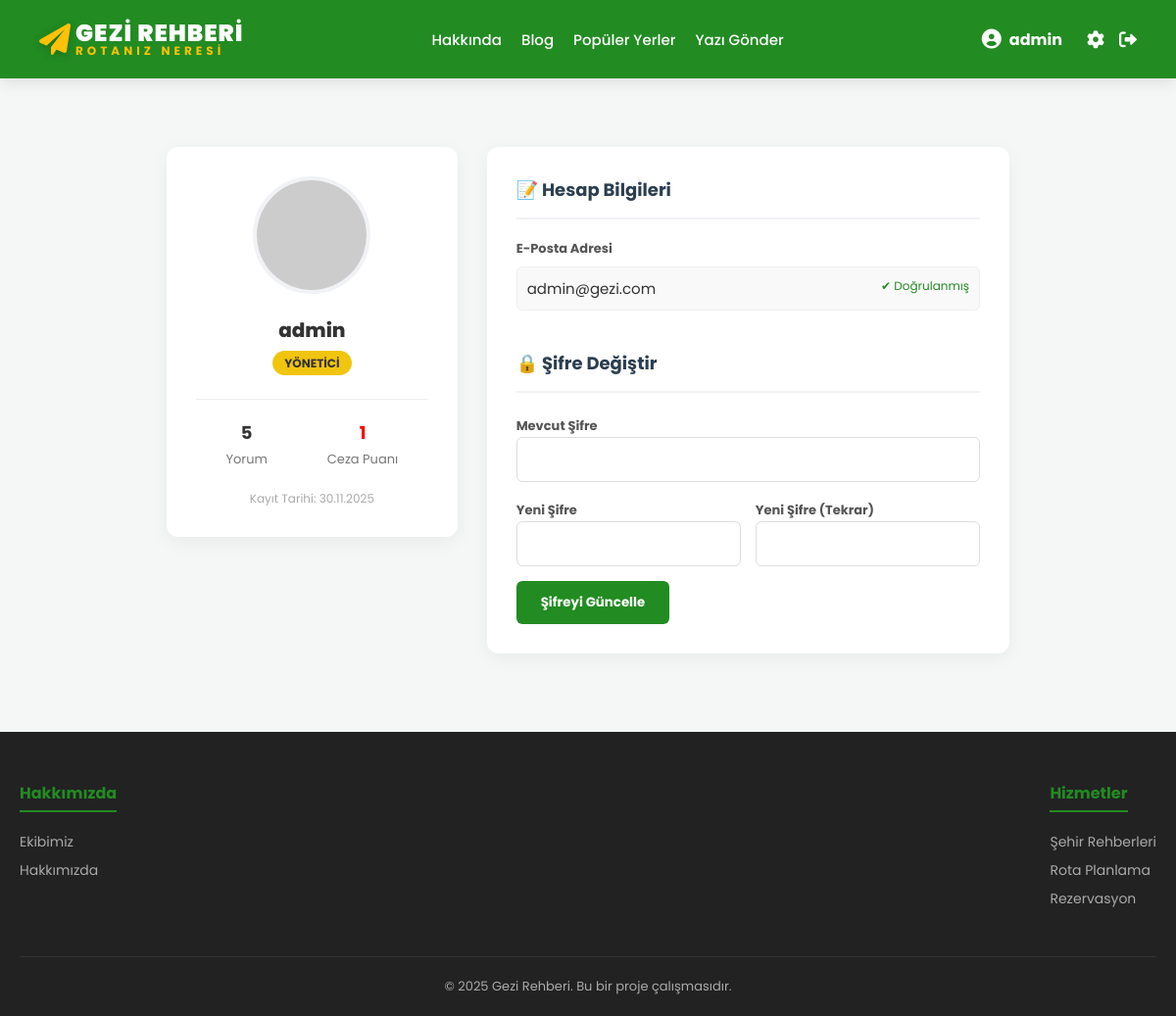
The page /profil.php (signed in) on the database its author committed.
### tables this page shows
CREATE TABLE `kullanicilar` (
  `id` int(11) NOT NULL,
  `kullanici_adi` varchar(50) NOT NULL,
  `email` varchar(100) NOT NULL,
  `sifre` varchar(255) NOT NULL,
  `rol` enum('admin','uye') DEFAULT 'uye',
  `kayit_tarihi` datetime DEFAULT current_timestamp(),
  `ceza_puani` int(11) DEFAULT 0,
  `hesap_durumu` enum('aktif','askida') DEFAULT 'aktif',
  `dogrulama_kodu` varchar(100) DEFAULT NULL,
  `dogrulama_durumu` tinyint(1) DEFAULT 0,
  `sifirlama_kodu` varchar(100) DEFAULT NULL
);

### profil.php (the view, shortened to what this page needs)
<?php
include 'includes/header.php';
$user_id = $_SESSION['user_id'];
$stmt = $db->prepare("SELECT * FROM kullanicilar WHERE id = ?");
$stmt->execute([$user_id]);
$user = $stmt->fetch(PDO::FETCH_ASSOC);
$yorum_sayisi = $db->query("SELECT COUNT(*) FROM yorumlar WHERE uye_id = $user_id")->fetchColumn();
?>
<div class="profile-wrapper">
    <div class="profile-card">
        <img src="https://ui-avatars.com/api/?name=<?php echo $user['kullanici_adi']; ?>&background=228B22&color=fff&size=150" class="avatar-img">
        <h2 class="user-title"><?php echo htmlspecialchars($user['kullanici_adi']); ?></h2>
        <?php if($user['rol'] == 'admin'): ?>
            <span class="user-role admin-role">Yönetici</span>
        <?php else: ?>
            <span class="user-role">Gezgin Üye</span>
        <?php endif; ?>
        <div class="stats-row">
            <div class="stat-item">
                <strong><?php echo $yorum_sayisi; ?></strong>
                <span>Yorum</span>
            </div>
            <div class="stat-item">
                <strong style="color: <?php echo $user['ceza_puani'] > 0 ? 'red' : '#333'; ?>">
                    <?php echo $user['ceza_puani']; ?>
                </strong>
                <span>Ceza Puanı</span>
            </div>
        </div>
        <div style="margin-top:20px; font-size:12px; color:#aaa;">
            Kayıt Tarihi: <?php echo date("d.m.Y", strtotime($user['kayit_tarihi'] ?? 'now')); ?>
        </div>
    </div>
    <div class="settings-card">
        <h3 class="section-title">📝 Hesap Bilgileri</h3>
        <div class="info-group">
            <label>E-Posta Adresi</label>
            <div class="info-value">
                <?php echo htmlspecialchars($user['email']); ?>
                <?php if($user['dogrulama_durumu'] == 1): ?>
                    <span style="color:#228B22; font-size:12px; float:right;">✔ Doğrulanmış</span>
                <?php else: ?>
                    <span style="color:#e74c3c; font-size:12px; float:right;">❌ Doğrulanmamış</span>
                <?php endif; ?>
            </div>
        </div>
        <h3 class="section-title" style="margin-top:40px;">🔒 Şifre Değiştir</h3>
        <form method="POST">
            <label style="font-size:13px; font-weight:bold; color:#555;">Mevcut Şifre</label>
            <input type="password" name="mevcut_sifre" class="form-input" required>
            <div style="display:grid; grid-template-columns: 1fr 1fr; gap:15px;">
                <div>
                    <label style="font-size:13px; font-weight:bold; color:#555;">Yeni Şifre</label>
                    <input type="password" name="yeni_sifre" class="form-input" required>
                </div>
                <div>
                    <label style="font-size:13px; font-weight:bold; color:#555;">Yeni Şifre (Tekrar)</label>
                    <input type="password" name="yeni_tekrar" class="form-input" required>
                </div>
            </div>
            <button type="submit" name="sifre_guncelle" class="btn-save">Şifreyi Güncelle</button>
        </form>
    </div>
</div>
<?php include 'includes/footer.php'; ?>

### hamza.css (style rules this page uses)
* { margin: 0; padding: 0; box-sizing: border-box; font-family: 'Poppins', sans-serif; }
body { background-color: #f3f4f6; color: #333; padding-top: 100px; overflow-x: hidden; display: block; }

### profil.php (style rules this page uses)
body { background-color: #f4f7f6; }
.profile-wrapper { max-width: 900px; margin: 50px auto; display: flex; gap: 30px; padding: 0 20px; }
.profile-card { flex: 1; background: white; padding: 30px; border-radius: 12px; box-shadow: 0 5px 20px rgba(0,0,0,0.05); text-align: center; height: fit-content; }
.avatar-img { width: 120px; height: 120px; border-radius: 50%; border: 4px solid #f0f2f5; margin-bottom: 15px; }
.user-title { font-size: 20px; color: #333; margin: 0 0 5px; font-weight: 800; }
.user-role { background: #228B22; color: white; padding: 4px 12px; border-radius: 20px; font-size: 12px; font-weight: bold; text-transform: uppercase; }
.admin-role { background: #f1c40f; color: #333; }
.stats-row { display: flex; justify-content: space-around; margin-top: 25px; padding-top: 20px; border-top: 1px solid #eee; }
.stat-item strong { display: block; font-size: 18px; color: #333; }
.stat-item span { font-size: 13px; color: #777; }
.settings-card { flex: 2; background: white; padding: 30px; border-radius: 12px; box-shadow: 0 5px 20px rgba(0,0,0,0.05); }
.section-title { font-size: 18px; color: #2c3e50; border-bottom: 2px solid #f0f2f5; padding-bottom: 15px; margin-bottom: 20px; font-weight: 700; }
.info-group { margin-bottom: 20px; }
.info-group label { display: block; font-weight: bold; color: #555; margin-bottom: 8px; font-size: 13px; }
.info-value { font-size: 15px; color: #333; padding: 10px; background: #f9f9f9; border-radius: 6px; border: 1px solid #eee; }
.form-input { width: 100%; padding: 12px; border: 1px solid #ddd; border-radius: 6px; margin-bottom: 15px; box-sizing: border-box; }
.btn-save { background: #228B22; color: white; border: none; padding: 12px 25px; border-radius: 6px; font-weight: bold; cursor: pointer; transition: 0.3s; }

### rows shown on the page
kullanicilar: kullanici_adi "admin", ceza_puani "1", kayit_tarihi "30.11.2025", email "admin@gezi.com"

### other values the page prints
$_SESSION['user_name'] "admin"
$yorum_sayisi "5"
